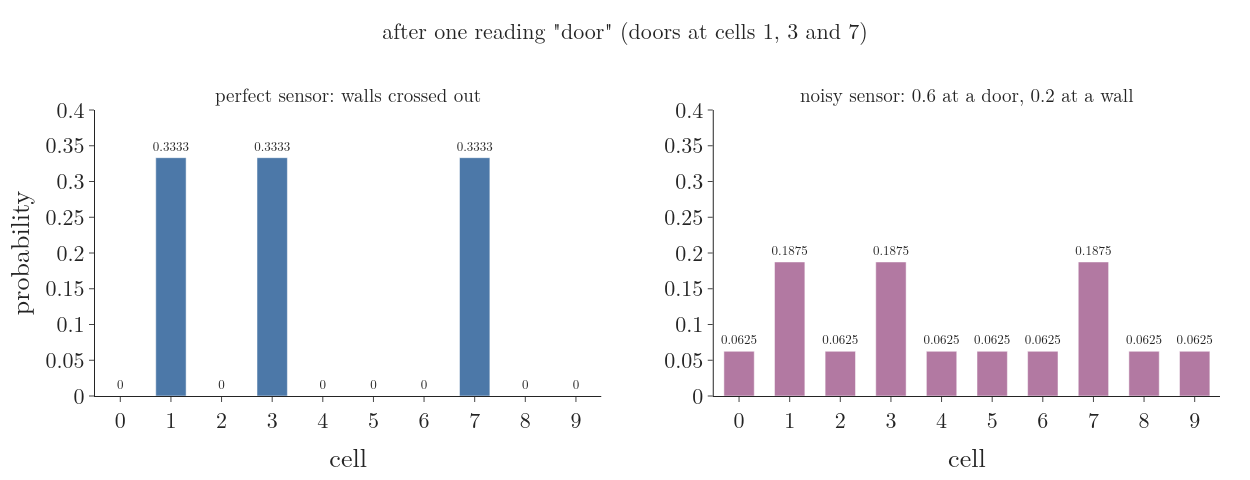

Reproduce this figure in Python.
"""One reading "door" from a perfect sensor and from the chapter's noisy sensor, which reads "door" with probability
0.6 at a door and 0.2 at a wall (a door cell is 3 times as likely as a wall cell: 3 x 3 + 7 x 1 = 16 shares). Run: python noisy_reading.py -> noisy_reading.png"""
from pathlib import Path

import numpy as np
from corrdraw import DOORS, panel
from gifkit import GREY
from plotly.subplots import make_subplots
import plotly.graph_objects as go
from gifkit import BLUE, FONT, PURPLE

here = Path(__file__).parent
perfect = np.array([1 / 3 if i in DOORS else 0 for i in range(10)])
w = np.array([3.0 if i in DOORS else 1.0 for i in range(10)])
noisy = w / w.sum()
assert abs(noisy[1] - 3 / 16) < 1e-12 and abs(noisy[0] - 1 / 16) < 1e-12
fig = make_subplots(rows=1, cols=2, subplot_titles=["perfect sensor: walls crossed out", "noisy sensor: 0.6 at a door, 0.2 at a wall"],
                    horizontal_spacing=0.1)
for c, (b, col) in enumerate([(perfect, BLUE), (noisy, PURPLE)], start=1):
    fig.add_trace(go.Bar(x=np.arange(10), y=b, marker_color=col, width=0.6,
                         text=[f"{v:.4f}".rstrip("0") if v > 0 else "0" for v in b], textposition="outside", constraintext="none", cliponaxis=False,
                         textfont=dict(size=13)), 1, c)
    fig.update_xaxes(tickvals=list(range(10)), title="cell", row=1, col=c)
    fig.update_yaxes(range=[0, 0.4], row=1, col=c)
fig.update_yaxes(title="probability", row=1, col=1)
fig.update_layout(template="simple_white", width=1250, height=480, font=FONT, showlegend=False,
                  margin=dict(l=90, r=30, t=110, b=70),
                  title=dict(text='after one reading "door" (doors at cells 1, 3 and 7)', x=0.5, y=0.95,
                             font=dict(size=22)))
fig.update_annotations(font_size=19)
fig.write_image(here / "noisy_reading.png")
